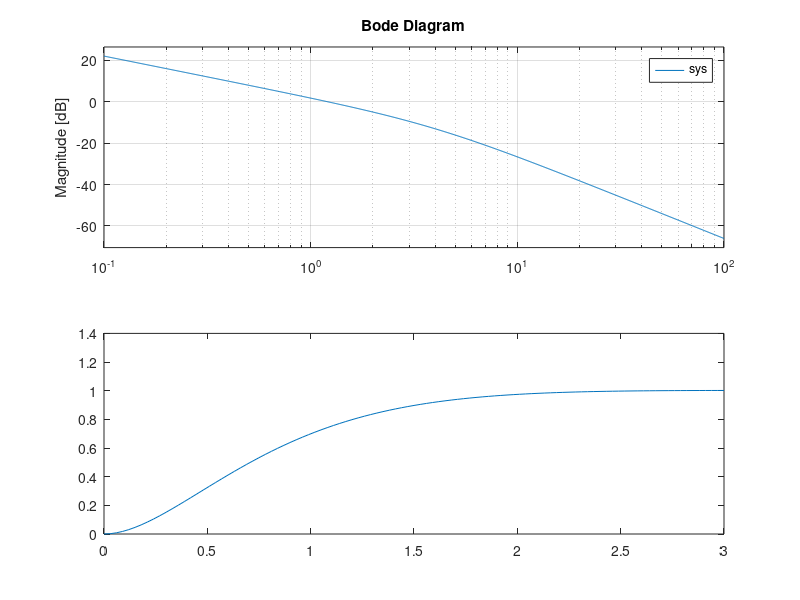

Write the MATLAB code that produced this figure. (Note: this script raises an error after producing the figure.)
clear
clc
k=input('enter the value of gain k');
num=k;
den=[1 4 0];
sys=tf(num,den);
subplot(2,1,1);
bode(sys);
xlabel('freq (rad/sec)');
ylabel('magnitude(db)');
title('Bode diagram');
[g,ph,wp,wg]=margin(sys);
cltf=feedback(sys ,1)
[y t]=step(cltf);
subplot(2,1,2);
plot(t,y);
stepinfo(cltf)
